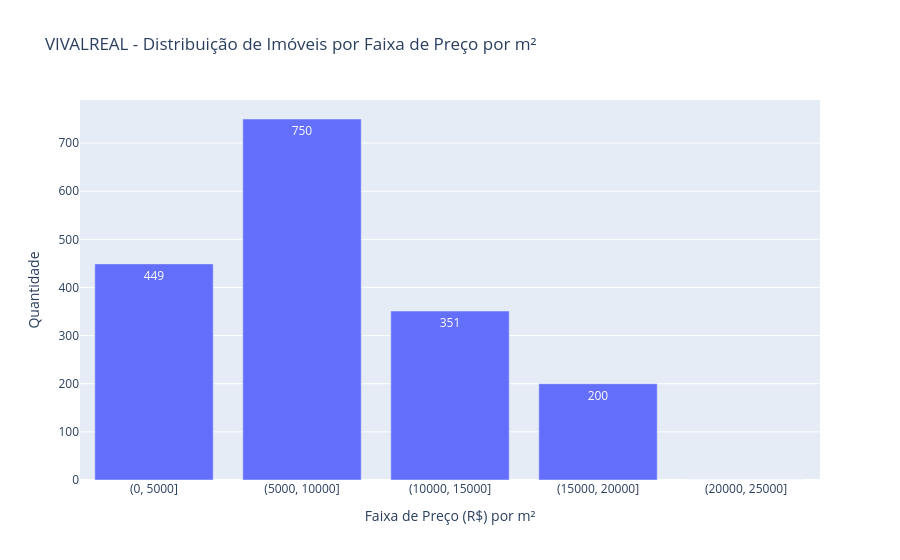

The cell this chart's notebook holds for it:
### Code cell
# Criando os gráficos
fig_tipologias = px.bar(
    tipologias_frequentes_df,
    x='Quantidade de Quartos',
    y='Quantidade de Imóveis',
    title='VIVALREAL - Distribuição de Tipologias por Quartos',
    labels={'Quantidade de Quartos': 'Quantidade de Quartos', 'Quantidade de Imóveis': 'Quantidade de Imóveis'},
    text='Quantidade de Imóveis'
)


faixa_preco_df['Faixa de Preço (R$) por m²'] = faixa_preco_df['Faixa de Preço (R$) por m²'].astype(str)

fig_faixa_preco = px.bar(
    faixa_preco_df,
    x='Faixa de Preço (R$) por m²',
    y='Quantidade de Imóveis',
    title='VIVALREAL - Distribuição de Imóveis por Faixa de Preço por m²',
    labels={'Faixa de Preço (R$) por m²': 'Faixa de Preço (R$) por m²', 'Quantidade de Imóveis': 'Quantidade'},
    text='Quantidade de Imóveis'
)





fig_faixa_preco.show()

### Figure 1 — Plotly figure (JSON) as saved in the notebook; plotly's stock layout.template omitted (floating-point values rounded to 4 significant figures)
{"data": [{"alignmentgroup": "True", "hovertemplate": "Faixa de Preço (R$) por m²=%{x}<br>Quantidade=%{text}<extra></extra>", "legendgroup": "", "marker": {"color": "#636efa", "pattern": {"shape": ""}}, "name": "", "offsetgroup": "", "orientation": "v", "showlegend": false, "text": [449, 750, 351, 200, 0], "textposition": "auto", "type": "bar", "x": ["(0, 5000]", "(5000, 10000]", "(10000, 15000]", "(15000, 20000]", "(20000, 25000]"], "xaxis": "x", "y": [449, 750, 351, 200, 0], "yaxis": "y"}], "layout": {"barmode": "relative", "legend": {"tracegroupgap": 0}, "title": {"text": "VIVALREAL - Distribuição de Imóveis por Faixa de Preço por m²"}, "xaxis": {"anchor": "y", "domain": [0, 1], "title": {"text": "Faixa de Preço (R$) por m²"}}, "yaxis": {"anchor": "x", "domain": [0, 1], "title": {"text": "Quantidade"}}}}
